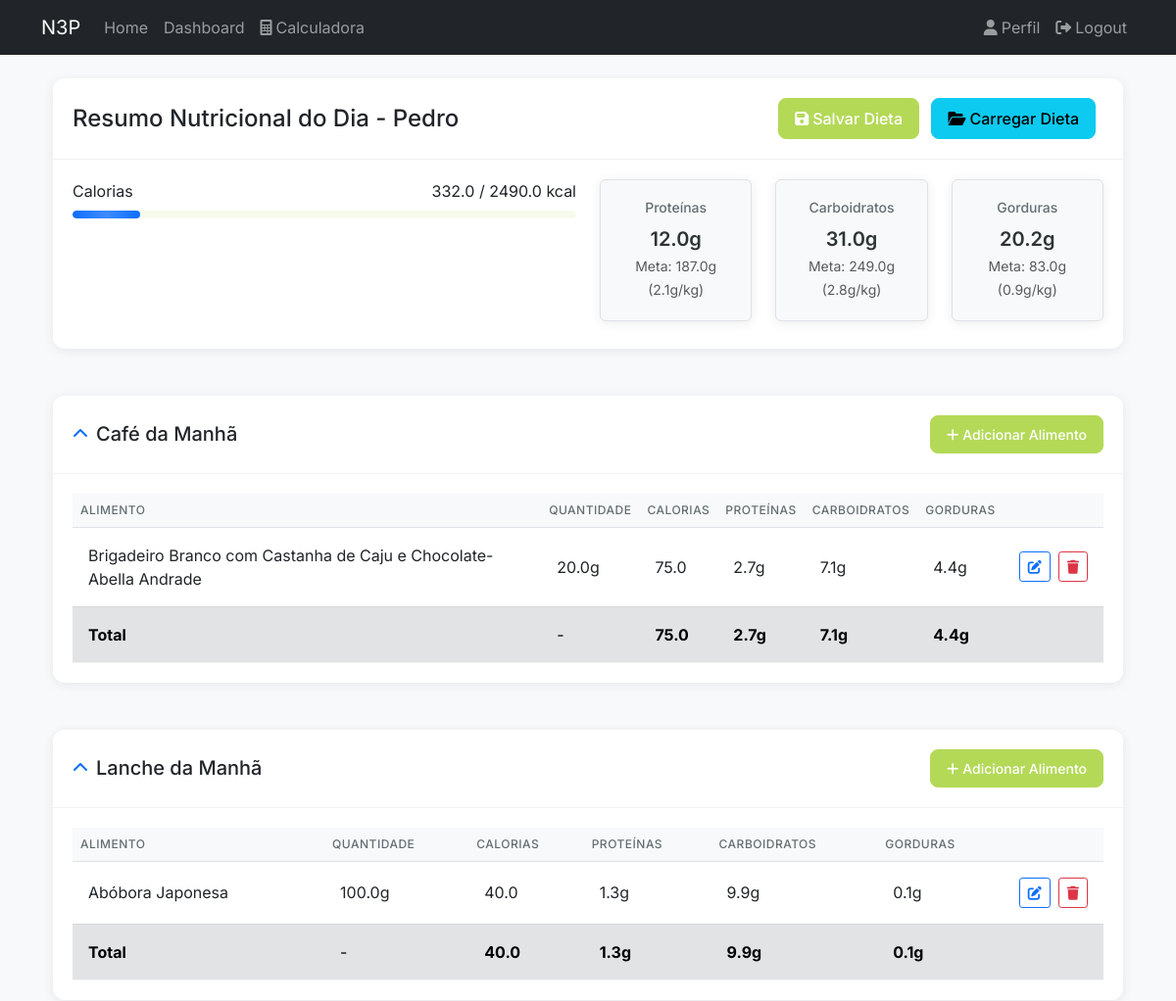
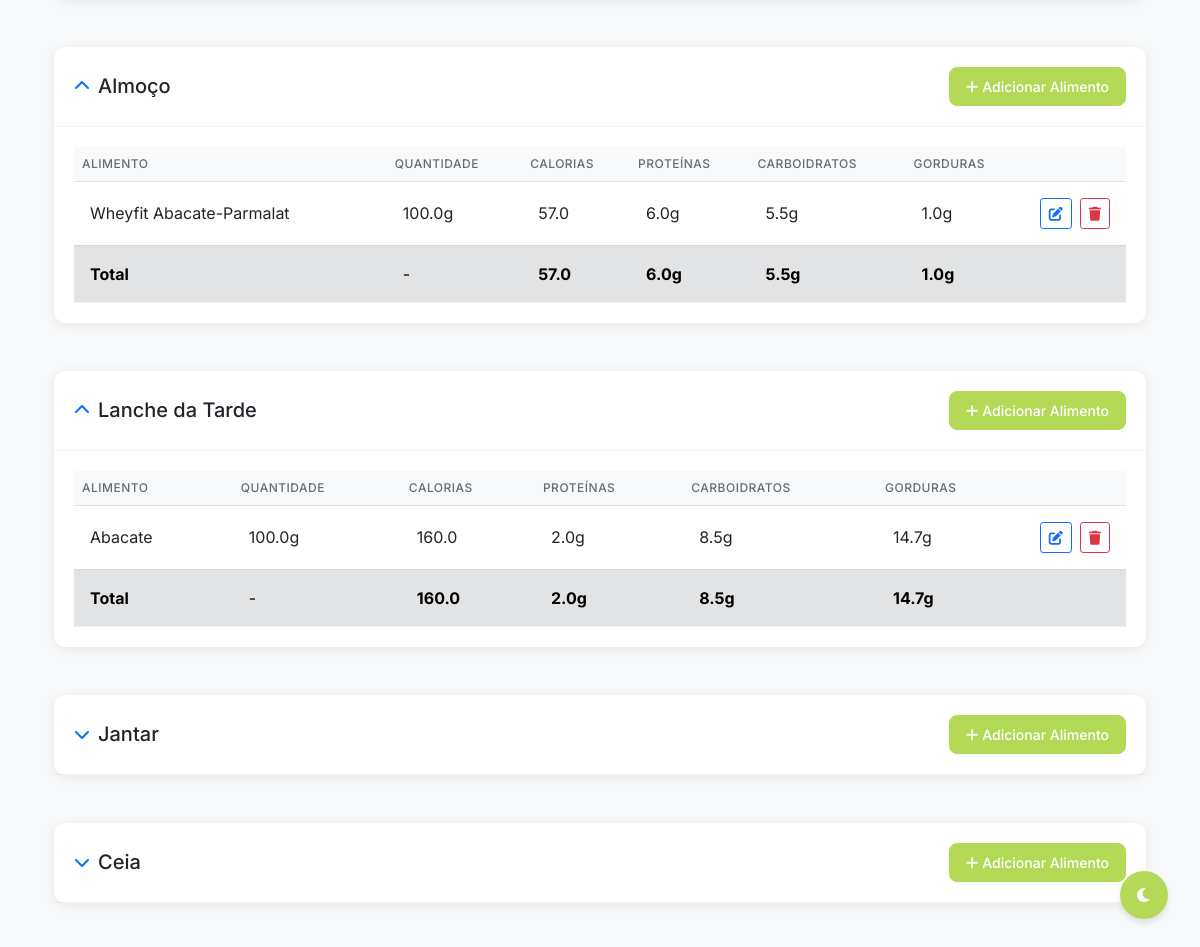
The app's page /dashboard (signed in) with its own data (2 pictures, top to bottom).
### app/models/user.py (models this page shows, shortened)
class User(UserMixin, db.Model):
    __tablename__ = "users"
    id = db.Column(db.Integer, primary_key=True)
    username = db.Column(db.String(80), unique=True, nullable=False)
    email = db.Column(db.String(120), unique=True, nullable=False)
    password_hash = db.Column(db.String(128))
    created_at = db.Column(db.DateTime, default=datetime.utcnow)
    nome = db.Column(db.String(100), nullable=False)
    idade = db.Column(db.Integer, nullable=False)
    altura = db.Column(db.Float, nullable=False)  # altura em metros
    peso = db.Column(db.Float, nullable=False)  # peso em kg
    sexo = db.Column(
        db.String(1), nullable=False
    )  # 'M' para masculino, 'F' para feminino
    fator_atividade = db.Column(db.String(20), nullable=False)
    objetivo = db.Column(db.String(50), nullable=False)
    calories_goal = db.Column(db.Float, nullable=True)
    proteins_goal = db.Column(db.Float, nullable=True)
    carbs_goal = db.Column(db.Float, nullable=True)
    fats_goal = db.Column(db.Float, nullable=True)
    diets = db.relationship("Diet", lazy=True)

### app/models/food_data.py (models this page shows)
class FoodData(db.Model):
    __tablename__ = "food_data"
    id = db.Column(db.Integer, primary_key=True)
    code = db.Column(db.String(20), unique=True, nullable=False)  # Food code/identifier
    name = db.Column(db.String(100), nullable=False)  # Food name
    quantity = db.Column(db.Float, nullable=False)  # Default quantity
    calories = db.Column(db.Float, nullable=False)
    proteins = db.Column(db.Float, nullable=False)
    carbs = db.Column(db.Float, nullable=False)
    fats = db.Column(db.Float, nullable=False)
    def __repr__(self):
        return f"<FoodData {self.code} - {self.name}>"

### app/blueprints/main/routes.py (the view)
@bp.route("/dashboard")
@login_required
def dashboard():
    saved_diets = (
        Diet.query.filter_by(user_id=current_user.id)
        .order_by(Diet.created_at.desc())
        .all()
    )
    meals = {meal_type: [] for meal_type in MEAL_TYPES}
    meal_totals = {
        meal_type: {"calories": 0, "proteins": 0, "carbs": 0, "fats": 0}
        for meal_type in MEAL_TYPES
    }
    daily_totals = {"calories": 0, "proteins": 0, "carbs": 0, "fats": 0}
    if saved_diets:
        most_recent_diet = saved_diets[0]
        meals_data = most_recent_diet.meals_data
        for meal_type, foods in meals_data.items():
            meal_total = {"calories": 0, "proteins": 0, "carbs": 0, "fats": 0}
            meal_foods = []
            for food in foods:
                food_data = FoodData.query.filter_by(code=food["food_code"]).first()
                print("Search FoodData", food_data)
                if food_data:
                    food_entry = {
                        "id": food_data.id,
                        "food_code": food_data.code,
                        "quantity": food["quantity"],
                        "calories": food["calories"],
                        "proteins": food["proteins"],
                        "carbs": food["carbs"],
                        "fats": food["fats"],
                    }
                    meal_foods.append(food_entry)
                    meal_total["calories"] += float(food["calories"])
                    meal_total["proteins"] += float(food["proteins"])
                    meal_total["carbs"] += float(food["carbs"])
                    meal_total["fats"] += float(food["fats"])
            meals[meal_type] = meal_foods
            meal_totals[meal_type] = meal_total
            daily_totals["calories"] += meal_total["calories"]
            daily_totals["proteins"] += meal_total["proteins"]
            daily_totals["carbs"] += meal_total["carbs"]
            daily_totals["fats"] += meal_total["fats"]
    user_goals = {
        "calories": current_user.calories_goal or 0,
        "proteins": current_user.proteins_goal or 0,
        "carbs": current_user.carbs_goal or 0,
        "fats": current_user.fats_goal or 0,
    }
    return render_template(
        "main/dashboard.html",
        saved_diets=saved_diets,
        daily_totals=daily_totals,
        user_goals=user_goals,
        meal_types=MEAL_TYPES,
        meals=meals,
        meal_totals=meal_totals,
    )

### app/templates/main/dashboard.html (shortened to what this page needs)
{% extends "base.html" %} {% from "macros/forms.html" import render_food_row %}
{% block title %}Dashboard - N3P{% endblock %} {% block content %}
<div class="container">
  <div class="row mb-4">
    <div class="col-md-12">
      <div class="card">
        <div
          class="card-header d-flex justify-content-between align-items-center"
        >
          <h4 class="mb-0">
            Resumo Nutricional do Dia - {{ current_user.nome }}
          </h4>
          <div>
            <button
              class="btn btn-primary me-2"
              data-bs-toggle="modal"
              data-bs-target="#saveDietModal"
            >
              <i class="fas fa-save me-1"></i>Salvar Dieta
            </button>
            <button
              class="btn btn-info me-2"
              data-bs-toggle="modal"
              data-bs-target="#loadDietModal"
            >
              <i class="fas fa-folder-open me-1"></i>Carregar Dieta
            </button>
          </div>
        </div>
        <div class="card-body">
          <div class="row">
            <div class="col-md-6">
              <div class="progress-wrapper mb-3">
                <div
                  class="d-flex justify-content-between align-items-center mb-1"
                >
                  <span>Calorias</span>
                  <span
                    >{{ "%.1f"|format(daily_totals.calories) }} / {{
                    "%.1f"|format(user_goals.calories) }} kcal</span
                  >
                </div>
                <div class="progress">
                  <div
                    class="progress-bar bg-primary"
                    role="progressbar"
                    style="width: {% if user_goals.calories > 0 %}{{ [100, (daily_totals.calories / user_goals.calories * 100)|round]|min }}{% else %}0{% endif %}%"
                  ></div>
                </div>
              </div>
            </div>
            <div class="col-md-6">
              <div class="row">
                <div class="col-md-4">
                  <div class="nutrient-box text-center p-2 rounded mb-2">
                    <h6>Proteínas</h6>
                    <p class="mb-0">
                    </p>
                    <small class="text-muted"
                      >Meta: {{ "%.1f"|format(user_goals.proteins) }}g ({{
                      "%.1f"|format(user_goals.proteins/current_user.peso)
                      }}g/kg)</small
                    >
                  </div>
                </div>
                <div class="col-md-4">
                  <div class="nutrient-box text-center p-2 rounded mb-2">
                    <h6>Carboidratos</h6>
                    <p class="mb-0">{{ "%.1f"|format(daily_totals.carbs) }}g</p>
                    <small class="text-muted"
                      >Meta: {{ "%.1f"|format(user_goals.carbs) }}g ({{
                      "%.1f"|format(user_goals.carbs/current_user.peso)
                      }}g/kg)</small
                    >
                  </div>
                </div>
                <div class="col-md-4">
                  <div class="nutrient-box text-center p-2 rounded mb-2">
                    <h6>Gorduras</h6>
                    <p class="mb-0">{{ "%.1f"|format(daily_totals.fats) }}g</p>
                    <small class="text-muted"
                      >Meta: {{ "%.1f"|format(user_goals.fats) }}g ({{
                      "%.1f"|format(user_goals.fats/current_user.peso)
                      }}g/kg)</small
                    >
                  </div>
                </div>
              </div>
            </div>
          </div>
        </div>
      </div>
    </div>
  </div>
  {% for meal_type, meal_name in meal_types.items() %}
  <div class="row mb-4">
    <div class="col-md-12">
      <div class="card">
        <div
          class="card-header d-flex justify-content-between align-items-center"
        >
          <div class="d-flex align-items-center">
            <button
              class="btn btn-link p-0 me-2 expand-btn"
              onclick="toggleMealSection('{{ meal_type }}')"
            >
              <i class="fas fa-chevron-down"></i>
            </button>
            <h5 class="mb-0">{{ meal_name }}</h5>
          </div>
          <button
            class="btn btn-primary btn-sm"
            onclick="addNewRow('{{ meal_type }}')"
          >
            <i class="fas fa-plus me-1"></i>Adicionar Alimento
          </button>
        </div>
        <div
          class="card-body meal-content"
          id="{{ meal_type }}-content"
          style="display: none"
        >
          <div class="table-responsive">
            <table class="table table-hover">
              <thead>
                <tr>
                  <th>Alimento</th>
                  <th>Quantidade</th>
                  <th>Calorias</th>
                  <th>Proteínas</th>
                  <th>Carboidratos</th>
                  <th>Gorduras</th>
                  <th style="width: 80px"></th>
                </tr>
              </thead>
              <tbody id="{{ meal_type }}-foods">
                {% for food in meals[meal_type] %} {{ render_food_row(food) }}
                {% endfor %}
              </tbody>
              <tfoot>
                <tr class="table-secondary">
                  <td><strong>Total</strong></td>
                  <td>-</td>
                  <td>
                    <strong
                      >{{ "%.1f"|format(meal_totals[meal_type].calories)
                      }}</strong
                    >
                  </td>
                  <td>
                    <strong
                      >{{ "%.1f"|format(meal_totals[meal_type].proteins)
                      }}g</strong
                    >
                  </td>
                  <td>
                    <strong
                      >{{ "%.1f"|format(meal_totals[meal_type].carbs)
                      }}g</strong
                    >
                  </td>
                  <td>
                    <strong
                      >{{ "%.1f"|format(meal_totals[meal_type].fats) }}g</strong
                    >
                  </td>
                  <td></td>
                </tr>
              </tfoot>
            </table>
          </div>
        </div>
      </div>
    </div>
  </div>
  {% endfor %}
</div>
{% endblock %} {% block extra_css %}
<link
  rel="stylesheet"
  href="{{ url_for('static', filename='css/dashboard.css') }}"
/>
{% endblock %}

### app/templates/base.html (shortened to what this page needs)
<!DOCTYPE html>
<html lang="pt-BR" data-theme="light">
  <head>
    <link
      href="https://cdn.jsdelivr.net/npm/bootstrap@5.3.0/dist/css/bootstrap.min.css"
      rel="stylesheet"
    />
    <link
      rel="stylesheet"
      href="https://cdnjs.cloudflare.com/ajax/libs/font-awesome/6.0.0/css/all.min.css"
    />
    <link
      rel="stylesheet"
      href="{{ url_for('static', filename='css/theme.css') }}"
    />
    <link
      rel="stylesheet"
      href="{{ url_for('static', filename='css/dashboard.css') }}"
    />
    <link
      rel="stylesheet"
      href="{{ url_for('static', filename='css/auth.css') }}"
    />
    {% block extra_css %}{% endblock %}
  </head>
  <body>
    <button class="theme-toggle" onclick="toggleTheme()" title="Alternar tema">
      <i class="fas fa-moon"></i>
    </button>
    <nav class="navbar navbar-expand-lg navbar-dark bg-dark">
      <div class="container">
        <a class="navbar-brand" href="{{ url_for('main.index') }}">N3P</a>
        <div class="collapse navbar-collapse" id="navbarNav">
          <ul class="navbar-nav me-auto">
            <li class="nav-item">
              <a class="nav-link" href="{{ url_for('main.index') }}">Home</a>
            </li>
            {% if current_user.is_authenticated %}
            <li class="nav-item">
              <a class="nav-link" href="{{ url_for('main.dashboard') }}"
                >Dashboard</a
              >
            </li>
            <li class="nav-item">
              <a class="nav-link" href="{{ url_for('main.calculator') }}"
                ><i class="fas fa-calculator me-1"></i>Calculadora</a
              >
            </li>
            {% endif %}
          </ul>
          <ul class="navbar-nav">
            {% if current_user.is_authenticated %}
            <li class="nav-item">
              <a class="nav-link" href="{{ url_for('auth.profile') }}">
                <i class="fas fa-user me-1"></i>Perfil
              </a>
            </li>
            <li class="nav-item">
              <a class="nav-link" href="{{ url_for('auth.logout') }}">
                <i class="fas fa-sign-out-alt me-1"></i>Logout
              </a>
            </li>
            {% else %}
            <li class="nav-item">
              <a class="nav-link" href="{{ url_for('auth.login') }}">
                <i class="fas fa-sign-in-alt me-1"></i>Login
              </a>
            </li>
            {% endif %}
          </ul>
        </div>
      </div>
    </nav>
    <div class="container mt-4">{% block content %}{% endblock %}</div>
  </body>
</html>

### app/templates/macros/forms.html (shortened to what this page needs)
 {% macro render_food_row(food) %}
<tr id="food-{{ food.id }}">
  <td>{{ food.food_code }}</td>
  <td>{{ "%.1f"|format(food.quantity|float) }}g</td>
  <td>{{ "%.1f"|format(food.calories|float) }}</td>
  <td>{{ "%.1f"|format(food.proteins|float) }}g</td>
  <td>{{ "%.1f"|format(food.carbs|float) }}g</td>
  <td>{{ "%.1f"|format(food.fats|float) }}g</td>
  <td>
    <div class="action-buttons">
      <button
        class="btn btn-primary btn-sm"
        onclick="editFoodRow(this)"
        title="Editar"
      >
        <i class="fas fa-edit"></i>
      </button>
      <button
        class="btn btn-danger"
        onclick="deleteFood({{ food.id }})"
        title="Remover"
      >
        <i class="fas fa-trash"></i>
      </button>
    </div>
  </td>
</tr>
{% endmacro %}

### records on screen
User: nome "Pedro", proteins "187.0", user_goals.proteins/current_user.peso "2.1", carbs "249.0", user_goals.carbs/current_user.peso "2.8", fats "83.0", user_goals.fats/current_user.peso "0.9"
FoodData: food_code "Brigadeiro Branco com Castanha de Caju e Chocolate-Abella Andrade", quantity "20.0", calories "75.0", proteins "2.7", carbs "7.1", fats "4.4"
FoodData: food_code "Abóbora Japonesa", quantity "100.0", calories "40.0", proteins "1.3", carbs "9.9", fats "0.1"
FoodData: food_code "Wheyfit Abacate-Parmalat", quantity "100.0", calories "57.0", proteins "6.0", carbs "5.5", fats "1.0"
FoodData: food_code "Abacate", quantity "100.0", calories "160.0", proteins "2.0", carbs "8.5", fats "14.7"

### other values on screen
{{ meal_name }} "Café da Manhã" "Lanche da Manhã" "Almoço" "Lanche da Tarde" "Jantar" "Ceia"
{{ "%.1f"|format(meal_totals[meal_type].calories) }} "75.0" "40.0" "57.0" "160.0"
